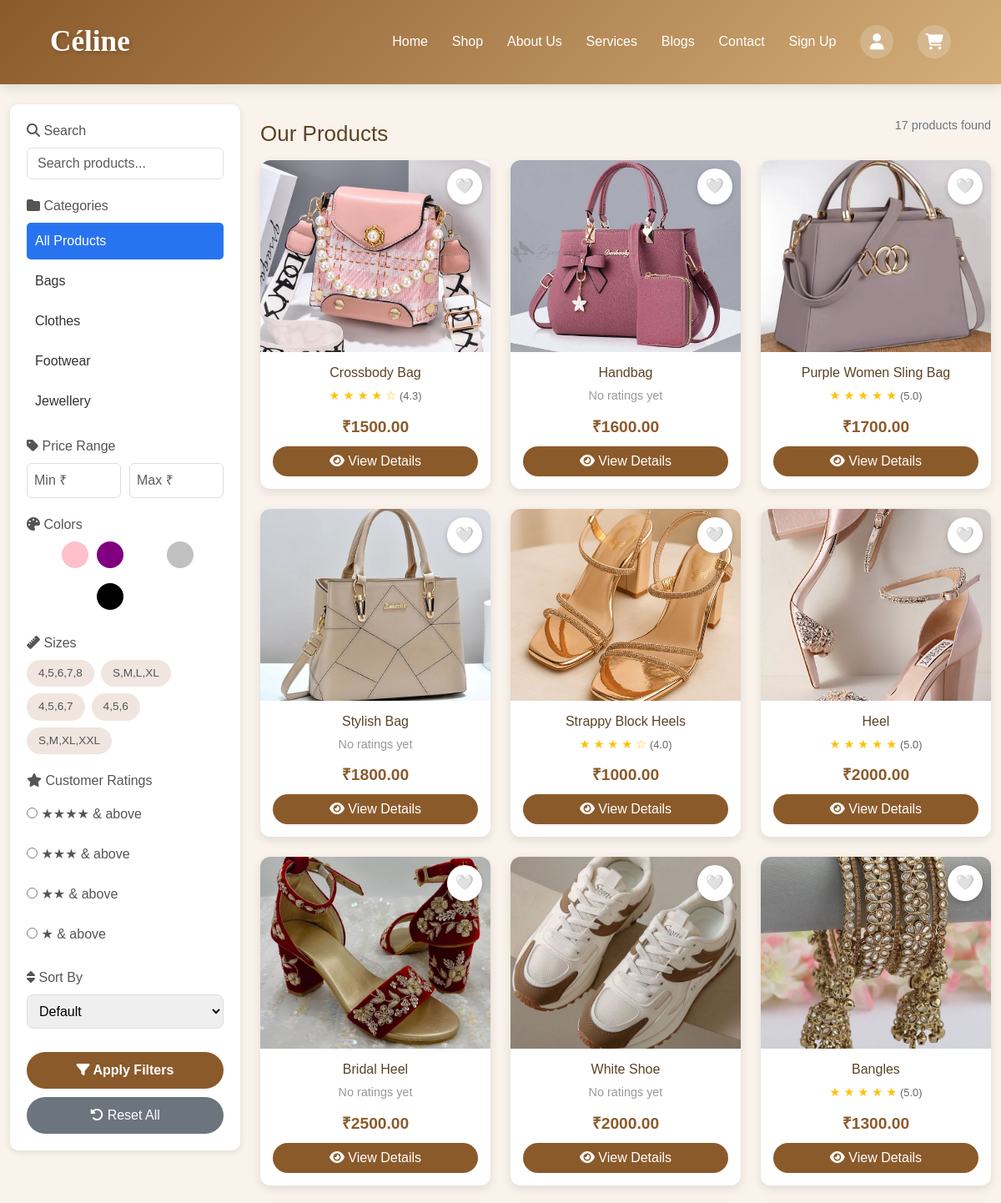
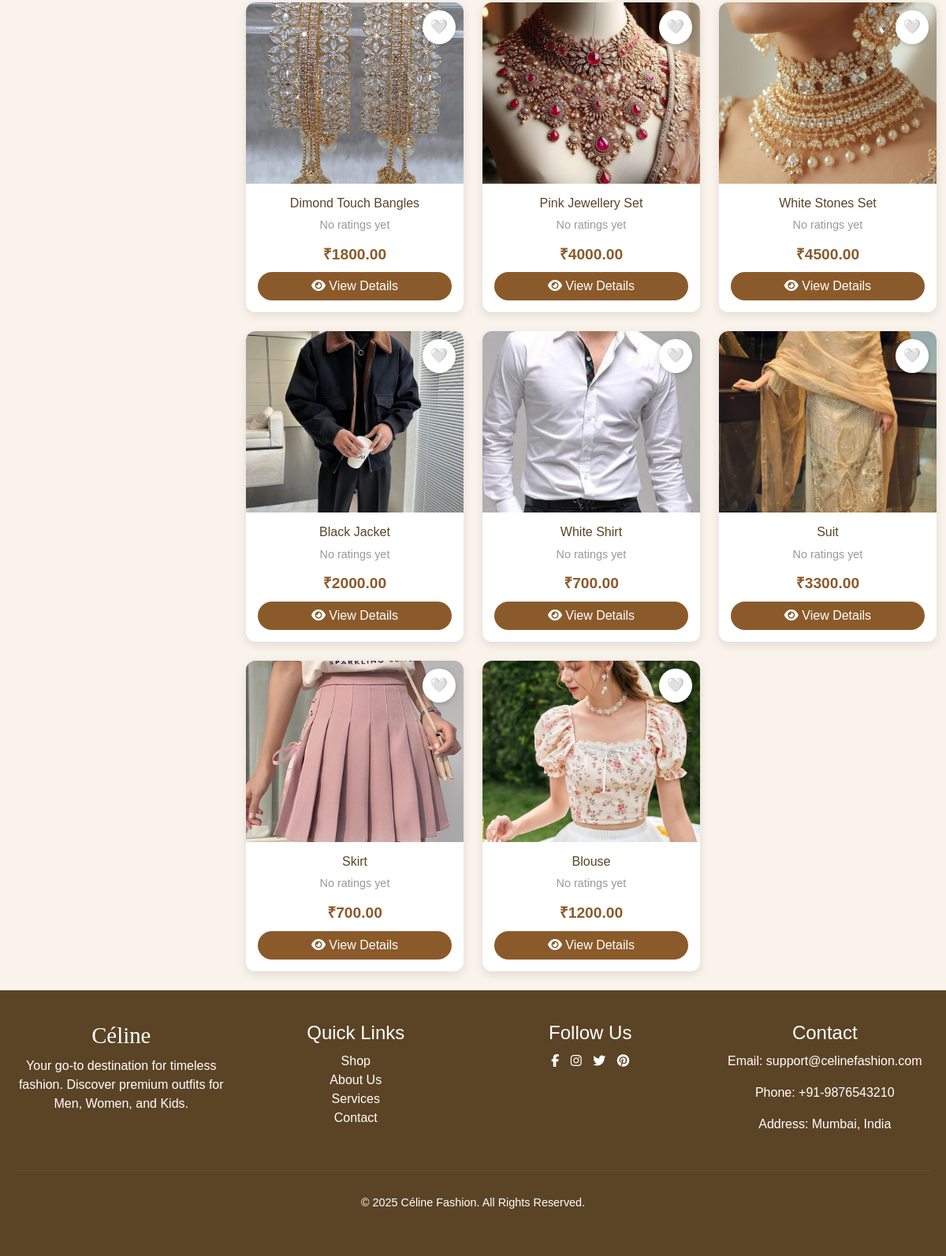
The app's page /shop/ with its own data (2 pictures, top to bottom).
### app1/models.py (models this page shows, shortened)
class Category(models.Model):
    name = models.CharField(max_length=100)

class Product(models.Model):
    SIZE_CHOICES = (
        ('clothing', 'clothing'),
        ('footwear', 'Footwear'),
        ('none', 'No Size'),
    )
    name = models.CharField(max_length=100)
    price = models.DecimalField(max_digits=10, decimal_places=2)
    image = models.ImageField(upload_to='products/')
    description = models.TextField(blank=True)
    category = models.ForeignKey(Category, on_delete=models.CASCADE, related_name='products')
    color = models.CharField(max_length=50, blank=True, null=True)
    size_type = models.CharField(max_length=20, choices=SIZE_CHOICES, default='none')
    created_at = models.DateTimeField(auto_now_add=True)
    def average_rating(self):
        reviews = self.reviews.all()
        if reviews.exists():
            return round(sum(r.rating for r in reviews) / reviews.count(), 1)
        return 0

### app1/views.py (the view, shortened to what this page needs)
# urls.py: path('shop/', views.shop, name='shop'),
def shop(request):
    products = Product.objects.all()
    categories = Category.objects.all()
    query = request.GET.get('q')
    if query:
        products = products.filter(name__icontains=query)
    category = request.GET.get('category')
    if category:
        products = products.filter(category_id=category)
    color = request.GET.get('color')
    if color:
        products = products.filter(color__icontains=color)
    size = request.GET.get('size')
    if size:
        products = products.filter(sizes__value=size).distinct()
    min_price = request.GET.get('min_price')
    max_price = request.GET.get('max_price')
    if min_price:
        products = products.filter(price__gte=min_price)
    if max_price:
        products = products.filter(price__lte=max_price)
    rating = request.GET.get('rating')
    sort = request.GET.get('sort')
    if sort == 'low':
        products = products.order_by('price')
    elif sort == 'high':
        products = products.order_by('-price')
    elif sort == 'rating':
        products = products.annotate(
            avg_rating=models.Avg('reviews__rating')
        ).order_by('-avg_rating')
    elif sort == 'new':
        products = products.order_by('-created_at')
    available_colors = Product.objects.exclude(color__isnull=True).exclude(color='').values_list('color', flat=True).distinct()
    available_sizes = Size.objects.values_list('value', flat=True).distinct()
    wishlist_items = []
    if request.user.is_authenticated:
        wishlist_items = Wishlist.objects.filter(user=request.user).values_list('product_id', flat=True)
    return render(request, 'shop.html', {
        'products': products,
        'categories': categories,
        'available_colors': available_colors,
        'available_sizes': available_sizes,
        'rating_options': [
            {'value': 4, 'label': '★★★★ & above'},
            {'value': 3, 'label': '★★★ & above'},
            {'value': 2, 'label': '★★ & above'},
            {'value': 1, 'label': '★ & above'},
        ],
        'wishlist_items': wishlist_items,
    })

### app1/context_processors.py (called while the page is built)
def cart_count(request):
    if request.user.is_authenticated:
        cart_items = CartItem.objects.filter(user=request.user)
        cart_item_count = sum(item.quantity for item in cart_items)
        return {'cart_item_count': cart_item_count}
    return {'cart_item_count': 0}

### app1/templates/shop.html (shortened to what this page needs)
{% load static %}
<!DOCTYPE html>
<html lang="en">
<head>
<link rel="stylesheet" href="{% static 'css/home.css' %}">
<link rel="stylesheet" href="https://cdnjs.cloudflare.com/ajax/libs/font-awesome/6.7.2/css/all.min.css">
<link href="https://cdn.jsdelivr.net/npm/bootstrap@5.3.0/dist/css/bootstrap.min.css" rel="stylesheet">
</head>
<body>
{% include 'header.html' %}
<div class="container-fluid mt-4">
  <div class="row">
    <div class="col-md-3">
      <div class="sidebar">
        <form method="GET" action="{% url 'shop' %}" id="filterForm">
          <div class="filter-group">
            <label><i class="fas fa-search"></i> Search</label>
            <input type="text" name="q" class="form-control"
                   placeholder="Search products..."
                   value="{{ request.GET.q }}">
          </div>
          <div class="filter-group">
            <label><i class="fas fa-folder"></i> Categories</label>
            <a href="{% url 'shop' %}" class="category-link d-block mb-1
               {% if not request.GET.category %}active-cat{% endif %}">
              All Products
            </a>
            {% for cat in categories %}
              <a href="?{% for key, value in request.GET.items %}{% if key != 'category' %}{{ key }}={{ value }}&{% endif %}{% endfor %}category={{ cat.id }}"
                 class="category-link d-block mb-1
                 {% if request.GET.category == cat.id|stringformat:'s' %}active-cat{% endif %}">
                {{ cat.name }}
              </a>
            {% endfor %}
          </div>
          <div class="filter-group">
            <label><i class="fas fa-tag"></i> Price Range</label>
            <div class="price-inputs">
              <input type="number" name="min_price" placeholder="Min ₹"
                     value="{{ request.GET.min_price }}" class="form-control">
              <input type="number" name="max_price" placeholder="Max ₹"
                     value="{{ request.GET.max_price }}" class="form-control">
            </div>
          </div>
          <div class="filter-group">
            <label><i class="fas fa-palette"></i> Colors</label>
            <div class="color-options">
              {% for color in available_colors %}
                <div class="color-option">
                  <label for="color_{{ color }}" class="color-circle"
                         style="background-color: {{ color|lower }};"></label>
                </div>
              {% endfor %}
            </div>
          </div>
          <div class="filter-group">
            <label><i class="fas fa-ruler"></i> Sizes</label>
            <div class="size-options">
              {% for size in available_sizes %}
                <div class="size-option">
                  <label for="size_{{ size }}">{{ size }}</label>
                </div>
              {% endfor %}
            </div>
          </div>
          <div class="filter-group">
            <label><i class="fas fa-star"></i> Customer Ratings</label>
            {% for rating in rating_options %}
              <label class="rating-option">
                <input type="radio" name="rating" value="{{ rating.value }}"
                       onchange="this.form.submit()">
                <span>{{ rating.label }}</span>
              </label>
            {% endfor %}
          </div>
          <div class="filter-group">
            <label><i class="fas fa-sort"></i> Sort By</label>
            <select name="sort" class="sort-select" onchange="this.form.submit()">
              <option value="">Default</option>
            </select>
          </div>
          <button type="submit" class="btn-filter mt-2">
            <i class="fas fa-filter"></i> Apply Filters
          </button>
          <a href="{% url 'shop' %}" class="btn-reset">
            <i class="fas fa-undo-alt"></i> Reset All
          </a>
        </form>
      </div>
    </div>
    <div class="col-md-9">
      <div class="d-flex justify-content-between align-items-center mb-3">
        <h2 class="category-title mb-0">Our Products</h2>
        <span class="results-count">{{ products.count }} product{% if products.count != 1 %}s{% endif %} found</span>
      </div>
      {% if products %}
      <div class="row">
        {% for product in products %}
        <div class="col-md-4 mb-4">
          <div class="product-card">
            <div class="img-container">
              <img src="{{ product.image.url }}" alt="{{ product.name }}">
              <a href="#" class="wishlist-btn" data-id="{{ product.id }}">
                <span id="wishlist-icon-{{ product.id }}">
                  {% if product.id in wishlist_items %}
                    ❤️
                  {% else %}
                    🤍
                  {% endif %}
                </span>
              </a>
            </div>
            <div class="product-info">
              <h5>{{ product.name }}</h5>
              <div class="product-rating">
                {% with avg_rating=product.average_rating %}
                  {% if avg_rating > 0 %}
                    {% for i in "12345"|make_list %}
                      {% if forloop.counter <= avg_rating %}
                        ★
                      {% else %}
                        ☆
                      {% endif %}
                    {% endfor %}
                    <span style="color:#666; font-size:0.8rem;">({{ avg_rating }})</span>
                  {% else %}
                    <span style="color:#999;">No ratings yet</span>
                  {% endif %}
                {% endwith %}
              </div>
              <div class="product-price">₹{{ product.price }}</div>
              <a href="{% url 'product_detail' product.id %}" class="btn-cart">
                <i class="fas fa-eye"></i> View Details
              </a>
            </div>
          </div>
        </div>
        {% endfor %}
      </div>
      {% endif %}
    </div>
  </div>
</div>
{% include 'footer.html' %}
</body>
</html>

### app1/templates/header.html (shortened to what this page needs)
<nav>
    <div class="logo">
        <span>Céline</span>
    </div>
    <div class="nav-links">
        <a href="{% url 'home' %}">Home</a>
        <a href="{% url 'shop' %}">Shop</a>
        <a href="{% url 'about' %}">About Us</a>
        <a href="{% url 'services' %}">Services</a>
        <a href="{% url 'blog' %}">Blogs</a>
        <a href="{% url 'contact' %}">Contact</a>
        {% if user.is_authenticated %}
        <a href="{% url 'wishlist' %}" class="icon-link">
            <i class="fa-regular fa-heart"></i>
            {% if wishlist_count and wishlist_count > 0 %}
                <span class="cart-count" style="top: -5px; right: -5px;">{{ wishlist_count }}</span>
            {% endif %}
        </a>
        <div class="user-dropdown">
            <button class="user-btn">
                <i class="fa-solid fa-user"></i>
                {{ user.username }}
                <i class="fa-solid fa-chevron-down"></i>
            </button>
            <div class="dropdown-content">
                <a href="{% url 'orders' %}">
                    <i class="fa-solid fa-box"></i> My Orders
                </a>
                <a href="{% url 'wishlist' %}">
                    <i class="fa-regular fa-heart"></i> Wishlist
                </a>
                <a href="{% url 'logout' %}">
                    <i class="fa-solid fa-sign-out-alt"></i> Logout
                </a>
            </div>
        </div>
        {% else %}
            <a href="{% url 'signup' %}">Sign Up</a>
            <a href="{% url 'login' %}" class="icon-link"><i class="fa-solid fa-user"></i></a>
        {% endif %}
        <a href="{% url 'cart' %}" class="icon-link cart-link">
            <i class="fa-solid fa-cart-shopping"></i>
        </a>
    </div>
</nav>

### app1/templates/footer.html (shortened to what this page needs)
<!DOCTYPE html>
<html lang="en">
<head>
</head>
<body>
    <footer style="background-color: #5b4325; color: #fff; padding: 40px 20px; text-align: center;">
  <div style="max-width: 1200px; margin: auto; display: grid; grid-template-columns: repeat(auto-fit, minmax(200px, 1fr)); gap: 30px;">
    <div>
      <h3 style="font-family: 'Pacifico', cursive; font-size: 1.8rem;">Céline</h3>
      <p style="margin-top: 10px;">Your go-to destination for timeless fashion. Discover premium outfits for Men, Women, and Kids.</p>
    </div>
    <div>
      <h4 style="margin-bottom: 10px;">Quick Links</h4>
      <ul style="list-style: none; padding: 0;">
        <li><a href="shop" style="color: #fff; text-decoration: none;">Shop</a></li>
        <li><a href="about" style="color: #fff; text-decoration: none;">About Us</a></li>
        <li><a href="services" style="color: #fff; text-decoration: none;">Services</a></li>
        <li><a href="contact" style="color: #fff; text-decoration: none;">Contact</a></li>
      </ul>
    </div>
    <div>
      <h4 style="margin-bottom: 10px;">Follow Us</h4>
      <a href="#" style="color: #fff; margin-right: 10px;"><i class="fab fa-facebook-f"></i></a>
      <a href="#" style="color: #fff; margin-right: 10px;"><i class="fab fa-instagram"></i></a>
      <a href="#" style="color: #fff; margin-right: 10px;"><i class="fab fa-twitter"></i></a>
      <a href="#" style="color: #fff;"><i class="fab fa-pinterest"></i></a>
    </div>
    <div>
      <h4 style="margin-bottom: 10px;">Contact</h4>
      <p>Email: support@celinefashion.com</p>
      <p>Phone: +91-9876543210</p>
      <p>Address: Mumbai, India</p>
    </div>
  </div>
  <hr style="margin: 30px 0; border-color: #fff3;">
  <p style="font-size: 0.9rem;">&copy; 2025 Céline Fashion. All Rights Reserved.</p>
</footer>
</body>
</html>

### app1/static/css/home.css (style rules this page uses)
:root { --primary-color: #1a1a1a; --secondary-color: #5b4325; --accent-color: #d4af37; --light-bg: #f9f3ec; --white: #ffffff; --text-dark: #333333; --text-light: #777777; --transition: all 0.3s ease; --shadow: 0 5px 15px rgba(0, 0, 0, 0.1); --shadow-hover: 0 10px 25px rgba(0, 0, 0, 0.15); }
* { margin: 0; padding: 0; box-sizing: border-box; }
body { font-family: 'Montserrat', sans-serif; line-height: 1.6; color: var(--text-dark); overflow-x: hidden; }
.form-control { padding: 0.8rem 1.5rem; border: none; border-radius: 50px; font-size: 1rem; }

### app1/templates/shop.html (style rules this page uses)
body { background: #f9f3ec; font-family: 'Montserrat', sans-serif; }
.sidebar { background: white; padding: 20px; border-radius: 10px; box-shadow: 0 2px 8px rgba(0,0,0,0.1); position: sticky; top: 20px; }
.category-link { display: block; padding: 10px; margin-bottom: 5px; text-decoration: none; color: #333; border-radius: 5px; transition: 0.3s; }
.active-cat { background: #2874f0; color: white !important; }
.category-title { margin: 20px 0; font-size: 26px; color: #5b4325; }
.product-card { background: #fff; border-radius: 12px; overflow: hidden; box-shadow: 0 4px 12px rgba(0,0,0,0.1); transition: 0.3s; text-align: center; height: 100%; display: flex; flex-direction: column; }
.product-card img { width: 100%; height: 230px; object-fit: cover; }
.product-info { padding: 15px; flex-grow: 1; display: flex; flex-direction: column; }
.product-info h5 { color: #5b4325; font-size: 1rem; margin-bottom: 8px; }
.product-price { color: #8b5a2b; font-weight: bold; font-size: 1.2rem; margin-bottom: 8px; }
.product-rating { margin-bottom: 12px; color: #ffc107; font-size: 0.9rem; }
.btn-cart { background: #8b5a2b; color: white; border-radius: 20px; padding: 6px 12px; text-decoration: none; display: inline-block; margin-top: auto; }
.img-container { position: relative; }
.wishlist-btn { position: absolute; top: 10px; right: 10px; background: white; border-radius: 50%; padding: 8px 10px; font-size: 18px; box-shadow: 0 2px 6px rgba(0,0,0,0.2); transition: 0.3s; cursor: pointer; text-decoration: none; display: inline-block; z-index: 10; }
.filter-group { margin-bottom: 20px; }
.filter-group label { font-weight: 500; margin-bottom: 8px; color: #555; display: block; }
.price-inputs { display: flex; gap: 10px; }
.price-inputs input { width: 100%; padding: 8px; border: 1px solid #ddd; border-radius: 6px; }
.size-options { display: flex; flex-wrap: wrap; gap: 8px; }
.size-option { display: inline-block; }
.size-option label { background: #f0e6df; padding: 6px 14px; border-radius: 25px; cursor: pointer; font-size: 0.85rem; transition: 0.2s; margin-bottom: 0; }
.color-options { display: flex; flex-wrap: wrap; gap: 10px; }
.color-option { display: inline-block; }
.color-circle { width: 32px; height: 32px; border-radius: 50%; cursor: pointer; border: 2px solid transparent; transition: 0.2s; }
.rating-option { display: flex; align-items: center; gap: 10px; padding: 8px 0; cursor: pointer; }
.rating-option input { margin: 0; }
.sort-select { width: 100%; padding: 10px; border-radius: 8px; border: 1px solid #ddd; }
.btn-filter { background: #8b5a2b; color: white; border: none; padding: 10px 20px; border-radius: 25px; width: 100%; font-weight: 600; transition: 0.3s; }
.btn-reset { background: #6c757d; color: white; border: none; padding: 10px 20px; border-radius: 25px; width: 100%; margin-top: 10px; text-align: center; display: inline-block; text-decoration: none; }
.results-count { color: #6c757d; font-size: 0.9rem; }

### records on screen
Category: name "Bags"
Category: name "Clothes"
Category: name "Footwear"
Category: name "Jewellery"
Product: image (picture), name "Crossbody Bag", average_rating "4.3", price "1500.00"
Product: image (picture), name "Handbag", shows "No ratings yet", price "1600.00"
Product: image (picture), name "Purple Women Sling Bag", average_rating "5.0", price "1700.00"
Product: image (picture), name "Stylish Bag", shows "No ratings yet", price "1800.00"
Product: image (picture), name "Strappy Block Heels", average_rating "4.0", price "1000.00"
Product: image (picture), name "Heel", average_rating "5.0", price "2000.00"
Product: image (picture), name "Bridal Heel", shows "No ratings yet", price "2500.00"
Product: image (picture), name "White Shoe", shows "No ratings yet", price "2000.00"
Product: image (picture), name "Bangles", average_rating "5.0", price "1300.00"
Product: image (picture), name "Dimond Touch Bangles", shows "No ratings yet", price "1800.00"
Product: image (picture), name "Pink Jewellery Set", shows "No ratings yet", price "4000.00"
Product: image (picture), name "White Stones Set", shows "No ratings yet", price "4500.00"
Product: image (picture), name "Black Jacket", shows "No ratings yet", price "2000.00"
Product: image (picture), name "White Shirt", shows "No ratings yet", price "700.00"
Product: image (picture), name "Suit", shows "No ratings yet", price "3300.00"
Product: image (picture), name "Skirt", shows "No ratings yet", price "700.00"
Product: image (picture), name "Blouse", shows "No ratings yet", price "1200.00"

### other values on screen
{{ size }} "4,5,6,7,8" "S,M,L,XL" "4,5,6,7" "4,5,6" "S,M,XL,XXL"
{{ rating.label }} "★★★★ & above" "★★★ & above" "★★ & above" "★ & above"
{{ products.count }} "17"
